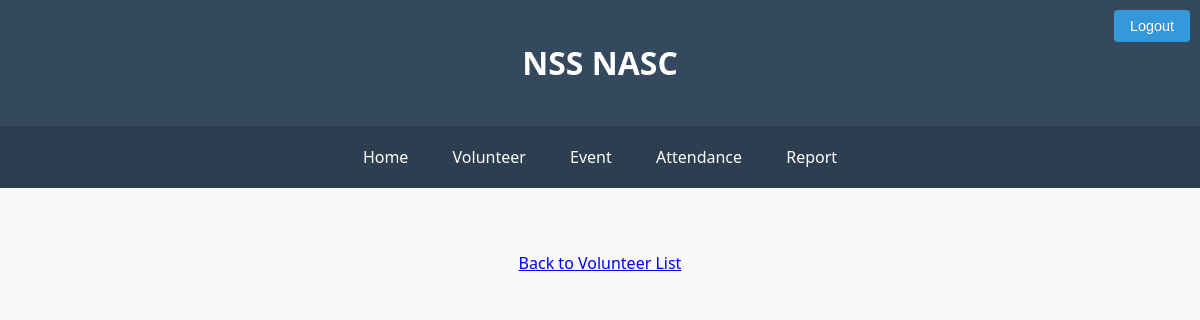
Page /volunteer2/101/ (signed in) on the earlier database version.
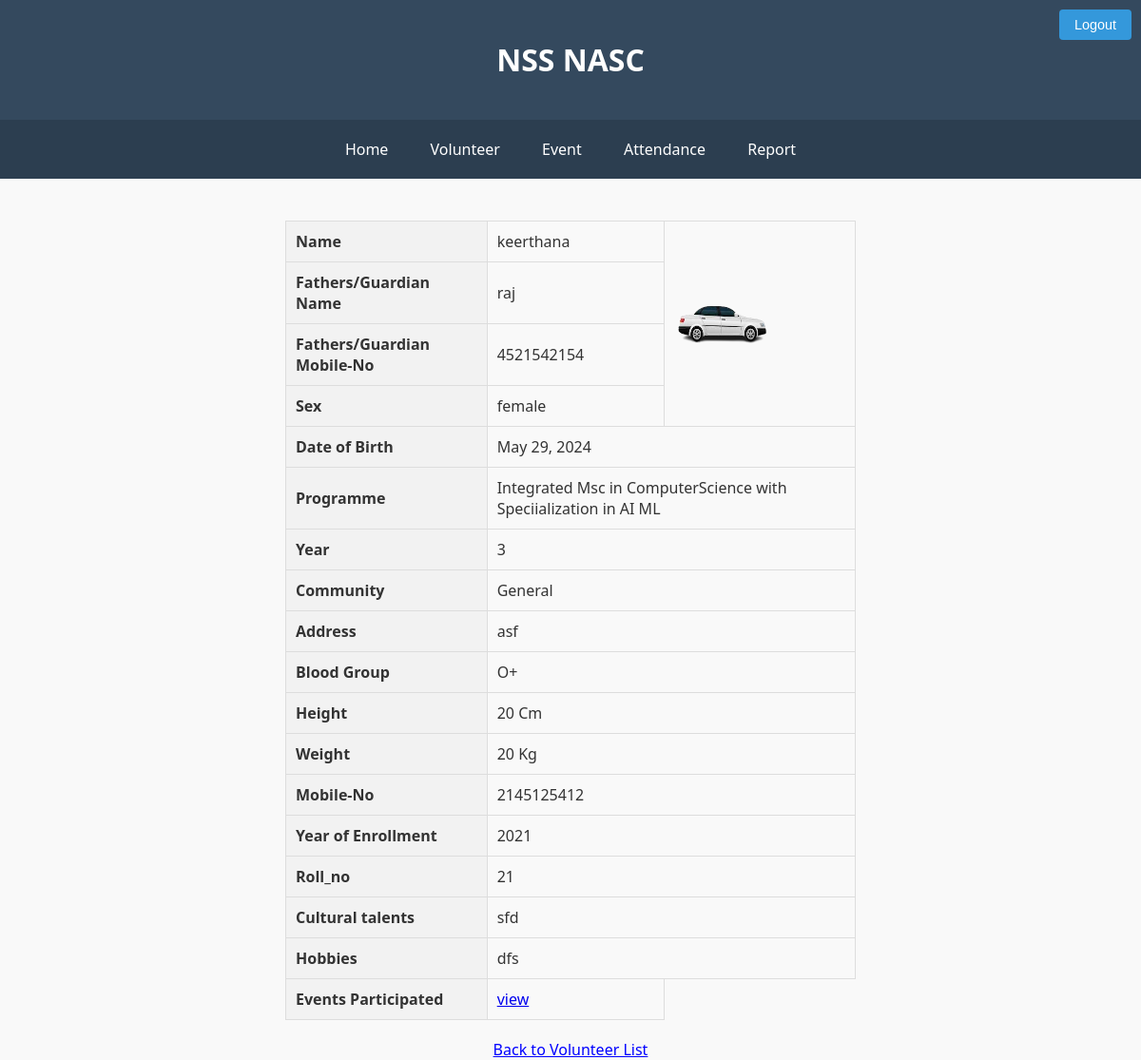
Same page on the later database version.
### nss/models.py (models this page shows, shortened)
class volunteer(models.Model):
    volunteer_id=models.AutoField(primary_key=True)
    name=models.CharField(max_length=25)
    status=models.CharField(default='active',max_length=20)
    guard_name=models.CharField(max_length=25)
    guard_mob_no=models.IntegerField()
    sex_choices=[
        ('male','Male'),('female','Female')
    ]
    sex=models.CharField(max_length=15,choices=sex_choices)
    dob=models.DateField()
    year_choices=[
        ('1','1'),('2','2'),('3','3')
    ]
    year=models.IntegerField(choices=year_choices)
    community_choices=[
        ('st','ST'),('sc','SC'),('general','General'),('obc','OBC')
    ]
    community=models.CharField(max_length=15,choices=community_choices)
    address=models.TextField()
    blood_group_choices=[
        ('a+','A+'),('a-','A-'),('b+','B+'),('b-','B-'),('o+','O+'),('o-','O-'),('ab+','AB+'),('ab-','AB-')
    ]
    blood_group=models.CharField(max_length=15,choices=blood_group_choices)
    height=models.IntegerField()
    unit_choices=[
        ('1','1'),('2','2'),('3','3')
    ]
    unit=models.IntegerField(choices=unit_choices)
    weight=models.IntegerField()
    mobile_no=models.IntegerField()
    Email_id=models.EmailField()
    year_of_enrollment=models.IntegerField()
    cultural_talents=models.TextField()
    hobbies=models.TextField()
    roll_no=models.IntegerField(unique=False,null=True)
    image=models.ImageField(upload_to='volunteers',default="")
    program=models.ForeignKey(Programme,on_delete=models.CASCADE)

class Programme(models.Model):
    programme_id=models.IntegerField(primary_key=True)
    dept=models.ForeignKey(Department,on_delete=models.CASCADE)
    program_name=models.CharField(max_length=65)
    no_of_sems=models.IntegerField()
    grad_level=models.CharField(max_length=10)

### nss/views.py (the view)
# urls.py: path('volunteer2/<str:volunteer_name>/',views.volunteer_details, name='volunteer_details'),
@login_required()
def volunteer_details(request, volunteer_name):
    vol={
        'voluntee':volunteer.objects.filter(volunteer_id=volunteer_name)
    }
    ev={
        'even':Attendance.objects.filter(volunteer=volunteer_name)
    }
    return render(request, 'nss/volunteer_details.html', {**vol,**ev})

### nss/context_processors.py (called while the page is built)
def group_processor(request):
    if request.user.is_authenticated:
        is_po_group = request.user.groups.filter(name='po').exists()
        is_vs_group = request.user.groups.filter(name='vs').exists()  # Adjust as needed
    else:
        is_po_group = False
        is_vs_group = False
    return {
        'is_po_group': is_po_group,
        'is_vs_group': is_vs_group,
    }

### nss/templates/nss/volunteer_details.html (shortened to what this page needs)
{% extends 'nss/base.html' %}
{% load static %}
{% block content %}
<head>
    <link rel="stylesheet" href="{% static '/css/volunteer_details.css'%}">
</head>
{% for i in voluntee %}
    <table>
        <tr><th>Name</th><td>{{ i.name }}</td><td rowspan="4"><img src="{{ i.image.url }}" alt="Volunteer Image" height="100px" width="100px"></td></tr>
        <tr><th>Fathers/Guardian Name</th><td>{{ i.guard_name }}</td></tr>
        <tr><th>Fathers/Guardian Mobile-No</th><td>{{ i.guard_mob_no }}</td></tr>
        <tr><th>Sex</th><td>{{ i.sex }}</td></tr>
        <tr><th>Date of Birth</th><td colspan="2">{{ i.dob }}</td></tr>
        <tr><th>Programme</th><td colspan="2">{{ i.program.program_name }}</td></tr>
        <tr><th>Year</th><td colspan="2">{{ i.year }}</td></tr>
        <tr><th>Community</th><td colspan="2">{{ i.community }}</td></tr>
        <tr><th>Address</th><td colspan="2">{{ i.address }}</td></tr>
        <tr><th>Blood Group</th><td colspan="2">{{ i.blood_group }}</td></tr>
        <tr><th>Height</th><td colspan="2">{{ i.height }} Cm</td></tr>
        <tr><th>Weight</th><td colspan="2">{{ i.weight }} Kg</td></tr>
        <tr><th>Mobile-No</th><td colspan="2">{{ i.mobile_no }}</td></tr>
        <tr><th>Year of Enrollment</th><td colspan="2">{{ i.year_of_enrollment }}</td></tr>
        <tr><th>Roll_no</th><td colspan="2">{{ i.roll_no }}</td></tr>
        <tr><th>Cultural talents</th><td colspan="2">{{ i.cultural_talents }}</td></tr>
        <tr><th>Hobbies</th><td colspan="2">{{ i.hobbies }}</td></tr>
        <tr><th>Events Participated</th><td><a href="{% url 'more_attendance' i.volunteer_id %}">view</a></td></tr>
    </table>
{% endfor %}
<a id="link" href="{% url 'view_volunteer' %}" style="color: blue; text-decoration: underline;">Back to Volunteer List</a>
{% endblock %}

Differences in the rows shown:
added volunteer: name "keerthana", image (picture), guard_name "raj", guard_mob_no "4521542154", sex "female", dob "May 29, 2024", program.program_name "Integrated Msc in ComputerScience with Speciialization in AI ML", year "3", community "General", address "asf", blood_group "O+", height "20", weight "20", mobile_no "2145125412", year_of_enrollment "2021", roll_no "21", cultural_talents "sfd", hobbies "dfs"
